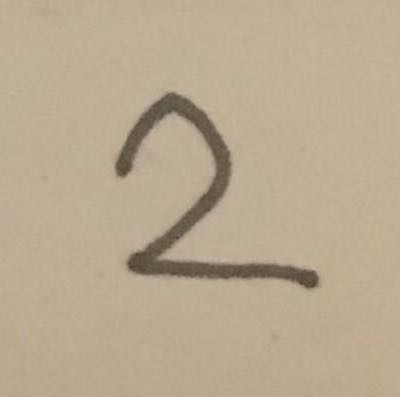
#> input picture dataset/WechatIMG205.jpeg, 400 x 397 px
$ python recognize.py
#> lines starting #> are read from the running program, lines starting #| are printed output that depends on the picture; after the words box and inside, x2 and y2 are one past the last pixel; in counts of white or black regions, pixels touching at a corner belong together
### img_preprocessing.py
import cv2
import numpy as np


def get_img(img=0):
#> called with img = 'dataset/WechatIMG205.jpeg'
    img = cv2.imread(img)
#> img is the input picture: shape (397, 400, 3); mean B, G, R 144.2, 169.2, 186.2
    img = cv2.cvtColor(img, cv2.COLOR_BGR2GRAY)
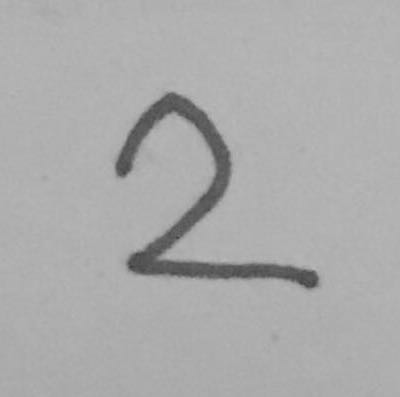
#> img: shape (397, 400); min 61, max 185, mean 171.4
    ret, img = cv2.threshold(img, 127, 255, cv2.THRESH_BINARY_INV)
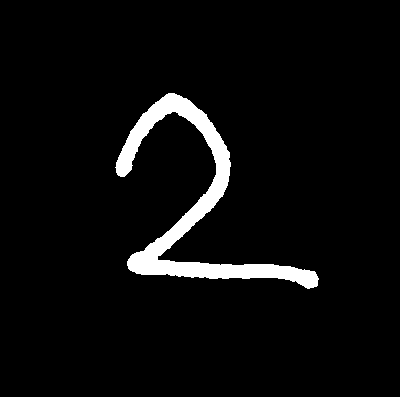
#> img: shape (397, 400); 4.7% white; 1 white region, box (x1, y1, x2, y2) and area: (115, 93, 319, 289) 7424
    img = cv2.resize(img, (28, 28))
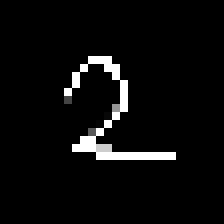
#> img: shape (28, 28) (shown 8 times larger); min 0, max 255, mean 11.3

    cv2.imshow('orig', img)
    cv2.waitKey(0)
    cv2.destroyAllWindows()

    img = np.reshape(img, (784,))
#> img = 784 values, max 255 at index 207, min 0 at index 0, mean 11.34
    img = img / 255
#> img = 784 values, max 1 at index 207, min 0 at index 0, mean 0.0445
    return img

### common/layers.py
import numpy as np
from .functions import softmax, cross_entropy, sigmoid


class Layer:
    def forward(self, x, t=0):
        pass

    def forward_loss(self, x, t):
        pass

    def backward(self, dout):
        pass


class Relu(Layer):
    def __init__(self):
        self.mask = None

    def forward(self, x, t=0):
        self.mask = (x <= 0)
        out = x.copy()
        out[self.mask] = 0
        return out

    # [4 lines left out: function backward, not called in this run]


class Sigmoid(Layer):
    def __init__(self):
        self.out = None

    # [4 lines left out: function forward, not called in this run]

    def backward(self, dout):
        dx = dout * (1.0 - self.out) * self.out
        return dx


class Affine(Layer):
    def __init__(self, W, b):
        self.W = W
        self.b = b
        self.x, self.dW, self.db = None, None, None

    def forward(self, x, t=0):
        self.x = x
        out = np.dot(x, self.W) + self.b
        return out

    # [6 lines left out: function backward, not called in this run]


class SoftmaxWithLoss(Layer):
    def __init__(self):
        self.loss, self.y, self.t = None, None, None

    # [10 lines left out: functions forward, backward, not called in this run]

### common/nets.py
import sys
import os
from common.gradient import numerical_gradient
from common.layers import *
from collections import OrderedDict

sys.path.append(os.pardir)


class MultiLayerNet:
    def __init__(self):
        self.params = dict()
        self.layers = OrderedDict()
        self.last_layer = None

    def predict(self, x):
        for layer in self.layers.values():
            x = layer.forward(x)
        return x

    def loss(self, x, t):
        y = self.predict(x)
        return self.last_layer.forward(y, t)

    # [20 lines left out: functions accuracy, gradient, not called in this run]

    def numerical_gradient(self, x, t):
        self.loss_W = lambda W: self.loss(x, t)


class TwoLayerNet(MultiLayerNet):

    # [34 lines left out: functions __init__, numerical_gradient, gradient, not called in this run]


class FourLayerNet(MultiLayerNet):

    def __init__(self, input_size, first, second, third, output_size, weight_init_std=0.01):
        super().__init__()
        self.params['W1'] = weight_init_std * np.random.randn(input_size, first)
        self.params['b1'] = np.zeros(first)
        self.params['W2'] = weight_init_std * np.random.randn(first, second)
        self.params['b2'] = np.zeros(second)
        self.params['W3'] = weight_init_std * np.random.randn(second, third)
        self.params['b3'] = np.zeros(third)
        self.params['W4'] = weight_init_std * np.random.randn(third, output_size)
        self.params['b4'] = np.zeros(output_size)

        self.layers['Affine1'] = Affine(self.params['W1'], self.params['b1'])
        self.layers['Relu1'] = Relu()
        self.layers['Affine2'] = Affine(self.params['W2'], self.params['b2'])
        self.layers['Relu2'] = Relu()
        self.layers['Affine3'] = Affine(self.params['W3'], self.params['b3'])
        self.layers['Relu3'] = Relu()
        self.layers['Affine4'] = Affine(self.params['W4'], self.params['b4'])

        self.last_layer = SoftmaxWithLoss()

    # [29 lines left out: functions numerical_gradient, gradient, not called in this run]

### recognize.py
import pickle
from common.nets import FourLayerNet
from img_preprocessing import get_img
import numpy as np

img = get_img('dataset/WechatIMG205.jpeg')

network = FourLayerNet(input_size=784, first=100, second=100, third=50, output_size=10)

with open('resources/weights.pkl', 'rb') as f:
#> (reads resources/weights.pkl from the repository)
    network_to_unpickle = pickle.load(f)
    network.params = network_to_unpickle.get('params')
    network.layers = network_to_unpickle.get('layers')
    network.last_layer = network_to_unpickle.get('last_layer')

res = network.predict(img)
#> res = [0.116, 0.0568, 5.1, 0.38, -1.65, -1.89, 0.259, -1.67, 2.53, -3.11]
res = np.argmax(res)
#> res = 2
print(res)
#| 2
